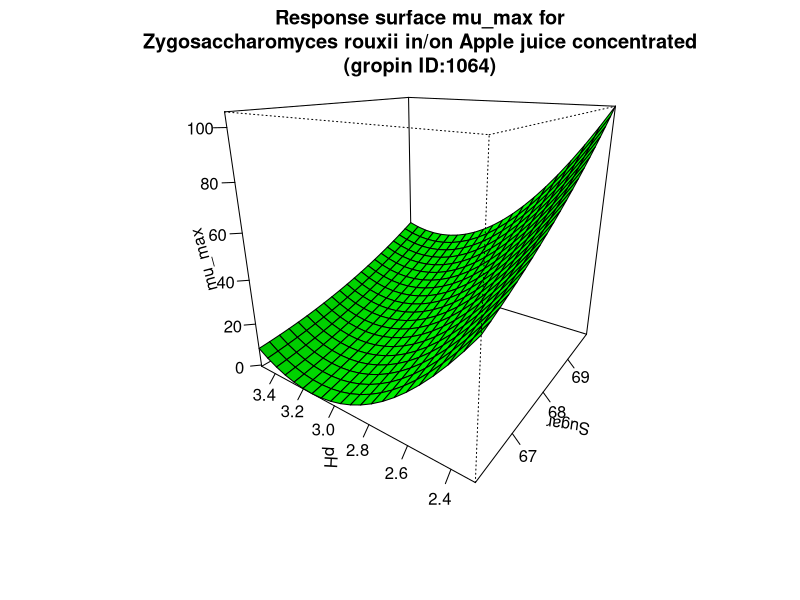

This chart was generated by the following R code:
#############################
# start of Parameter script
#############################
Sugar <- seq(66.066,69.9300699300699,length.out=21)
pH <- seq(2.2977022977023,3.5035,length.out=21)
#############################
# end of Parameter script
#############################
############################# 
# start of Model script Gropin ID 1064 
#############################
 
# constant coefficients for this model
 
variables <- data.frame(Sugar,pH)
argumentsPar <- expand.grid(variables)
 
# heart of the model
response_surface <- function(Sugar,pH) {
   mumax <-4655.09141-141.06579*Sugar+1.23229*(Sugar^2)-89.94556*pH+71.96275*(pH^2)-5.50379*Sugar*pH

return(mumax=mumax)
} 

# output parameters
mumax <- cbind(argumentsPar,response_surface(argumentsPar['Sugar'],argumentsPar['pH']))
colnames(mumax) <- c(colnames(argumentsPar),'mumax')
#############################
# End of Model script
#############################
############################# 
# start of Visualisation script Gropin ID 1064 
#############################
persp(Sugar,pH,matrix(unlist(mumax$mumax),nrow=21),col = 'green',xlab='Sugar',ylab='pH',zlab='mu_max',main='Response surface mu_max for
Zygosaccharomyces rouxii in/on Apple juice concentrated
(gropin ID:1064)',theta=305,phi=20,shade=0.25,ticktype = 'detailed')
#############################
# End of Visualisation script
#############################
